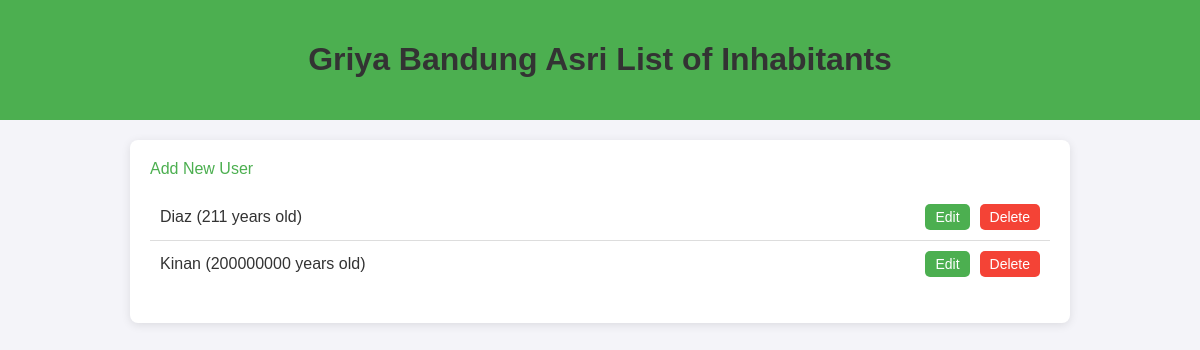
Before: / with the older database file.
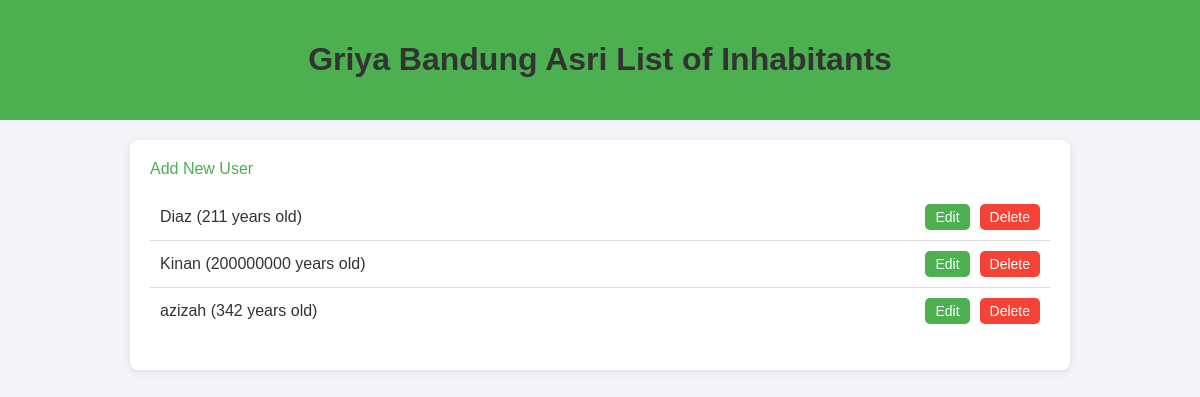
After: the same page with the newer database file.
### tables this page shows
CREATE TABLE users (
    id INTEGER PRIMARY KEY AUTOINCREMENT,
    name TEXT NOT NULL,
    age INTEGER NOT NULL
);

### app.py (the view)
@app.route('/')
def index():
    users = read_users()
    return render_template('index.html', users=users)

### app.py (called while the page is built)
@app.after_request
def apply_security_headers(response):
    response.headers['Content-Security-Policy'] = "default-src 'self'; script-src 'self'; style-src 'self';"
    response.headers['X-Frame-Options'] = 'DENY'
    response.headers['X-Content-Type-Options'] = 'nosniff'
    response.headers['Server'] = 'Flask'
    return response

def get_db_connection():
    conn = sqlite3.connect('simple_crud.db')
    conn.row_factory = sqlite3.Row  # For easier access to rows as dictionaries
    return conn

def read_users():
    conn = get_db_connection()
    cursor = conn.cursor()
    cursor.execute('SELECT * FROM users')
    users = cursor.fetchall()
    conn.close()
    return users

### templates/index.html (shortened to what this page needs)
<!DOCTYPE html>
<html lang="en">
    <head>
        <link rel="stylesheet" href="{{ url_for('static', filename='styles.css') }}">
    </head>
<body>
    <header>
        <h1>Griya Bandung Asri List of Inhabitants</h1>
    </header>
    <div class="container">
        <a href="{{ url_for('add_user') }}" class="add-user-link">Add New User</a>
        <ul>
            {% for user in users %}
                <li>
                    <span>{{ user.name }} ({{ user.age }} years old)</span>
                    <div class="actions">
                        <a href="{{ url_for('edit_user', id=user.id) }}">Edit</a>
                        <a href="{{ url_for('delete', id=user.id) }}" class="delete" onclick="return confirm('Are you sure?')">Delete</a>
                    </div>
                </li>
            {% endfor %}
        </ul>
    </div>
</body>
</html>

Changed rows visible on the page:
added users: name "azizah", age "342"
